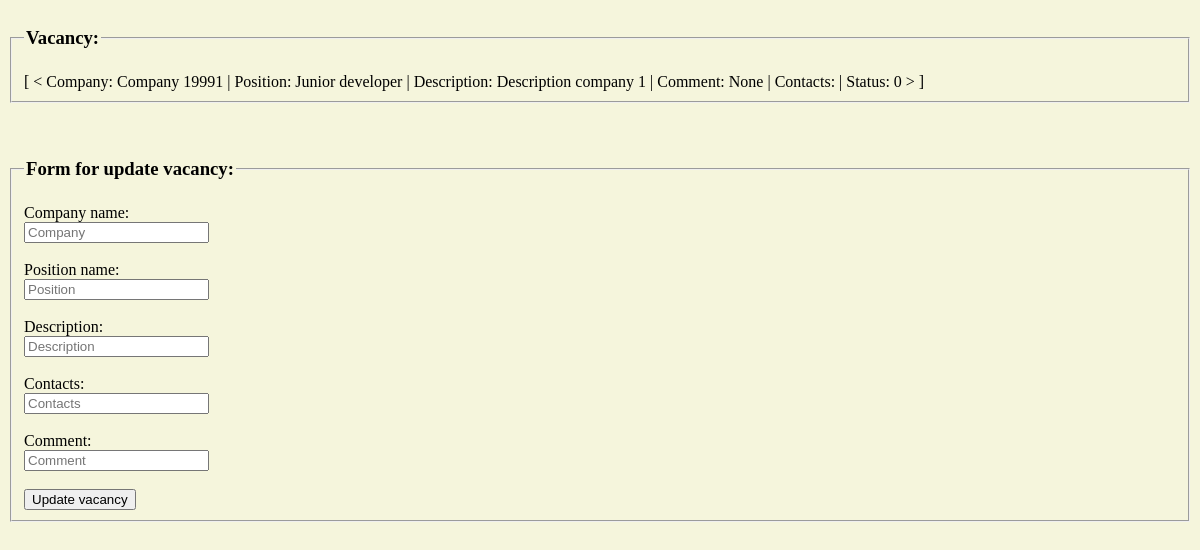
The page /vacancy/3/ on the database as committed earlier.
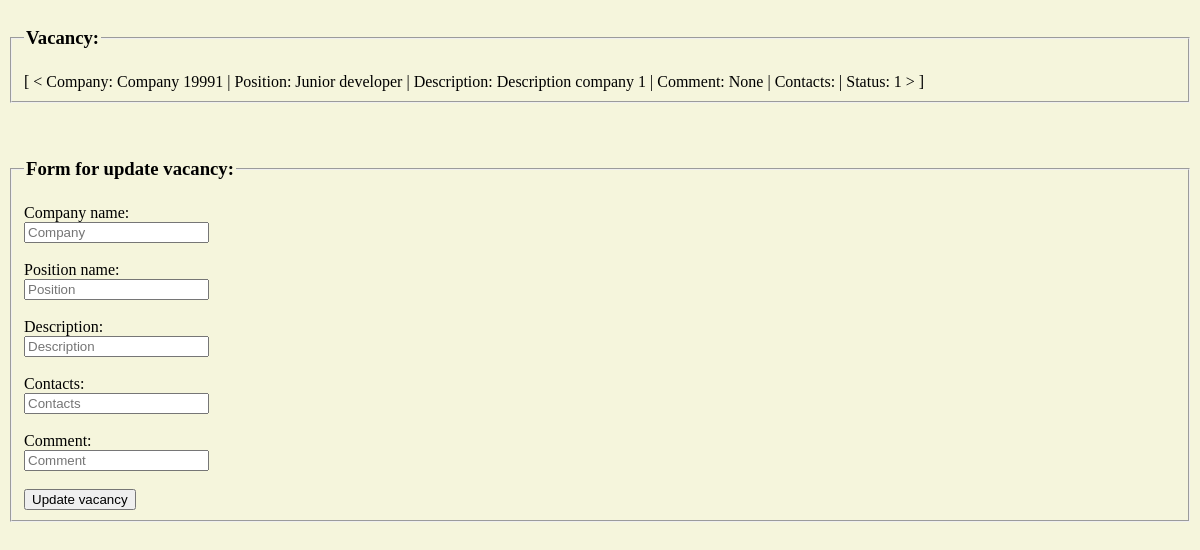
The same page on the database as committed later.
### models.py (models this page shows, shortened)
class Vacancy(Base):
    __tablename__ = 'vacancy'
    id = Column(Integer, primary_key=True, autoincrement=True)
    user_id = Column(Integer, ForeignKey('user.id'))
    company = Column(String(120), nullable=True)
    position_name = Column(String(120), nullable=True)
    description = Column(String(250), nullable=True)
    contacts_ids = Column(String(120), nullable=True)
    comment = Column(String(120), nullable=True)
    creation_date = Column(String, default=datetime.utcnow())
    status = Column(Integer, nullable=True)
    def __repr__(self):
        return f" < Company: {self.company}  |  Position: {self.position_name}  |  Description: {self.description}  |  " \
               f"Comment: {self.comment}  |  Contacts: {self.contacts_ids}  |  Status: {self.status} > "

### app.py (the view)
@app.route("/vacancy/<int:id_vacancy>/", methods=['GET', 'POST'])
def vacancy_id(id_vacancy):
    db_alchemy.init_db()
    result = db_alchemy.db_session.query(Vacancy).filter_by(id=id_vacancy).all()
    return render_template('vacancy-one.html', vacancy=result, id_vacancy=id_vacancy)

### db_alchemy.py (called while the page is built)
def init_db():
    import models
    Base.metadata.create_all(bind=engine)

### templates/vacancy-one.html (shortened to what this page needs)
<!DOCTYPE html>
<html lang="en">
<head>
</head>
<body style="background-color:Beige;">
<form action="/vacancy/{{id_vacancy}}/" method="GET">
<fieldset>
    <legend><h3>Vacancy:</h3></legend>
            <div>
                {{vacancy}}
            </div>
</fieldset>
</form>
<br><br>
<form action="/vacancy/{{id_vacancy}}/" method="POST">
<fieldset>
     <legend><h3>Form for update vacancy:</h3></legend>
    <label for="company">Company name:</label><br>
    <input type="text" id="company" name="company" placeholder="Company" value="{{vacancy[0][3]}}"><br><br>
    <label for="position_name">Position name:</label><br>
    <input type="text" id="position_name" name="position_name" placeholder="Position" value="{{vacancy[0][6]}}"><br><br>
    <label for="description">Description:</label><br>
    <input type="text" id="description" name="description" placeholder="Description" value="{{vacancy[0][5]}}"><br><br>
    <label for="contacts_ids">Contacts:</label><br>
    <input type="text" id="contacts_ids" name="contacts_ids" placeholder="Contacts" value="{{vacancy[0][4]}}"><br><br>
    <label for="comment">Comment:</label><br>
    <input type="text" id="comment" name="comment" placeholder="Comment" value="{{vacancy[0][7]}}"><br><br>
    <input type="submit" value="Update vacancy">
</fieldset>
</form>
</body>
</html>

Rows that differ between the two databases and show on the page:
changed Vacancy: company+position_name+description "[ < Company: Company 19991 | Position: Junior developer | Description: Description company 1 | Comment: None | Contacts: | Status: 0 > ]" → "[ < Company: Company 19991 | Position: Junior developer | Description: Description company 1 | Comment: None | Contacts: | Status: 1 > ]"
